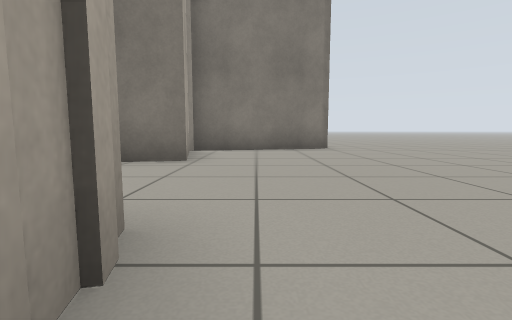
[1] (above)

17 first-person views from a walk through a Gazebo world. The camera is 0.5 m above the floor, tilts 6° down and sees 85° across. Floor lines are 1 m apart. The floor is counted in squares, 1 m on a side. Each view is taken from the middle of a square. On the plan, view 1 faces up. The plan holds only what a view shows up to about 9 squares ahead; the rest is blank. The place goes on beyond the plan.

[2]
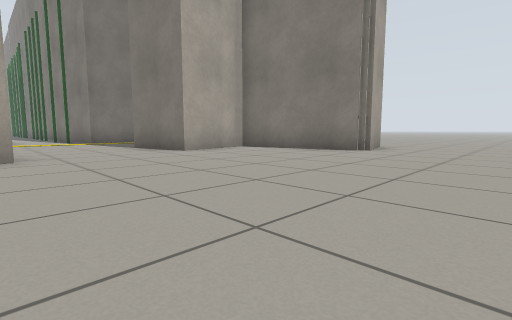

[3]
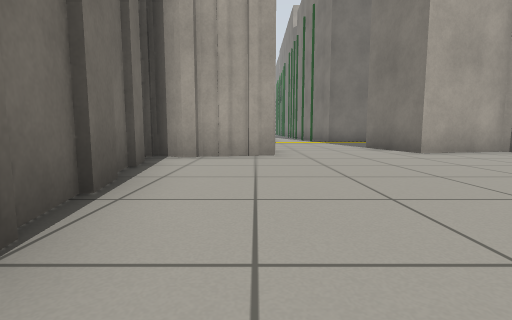

[4]
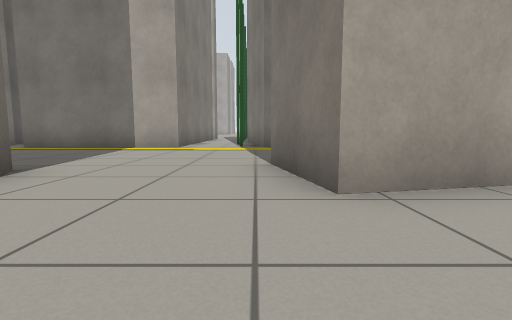

[5]
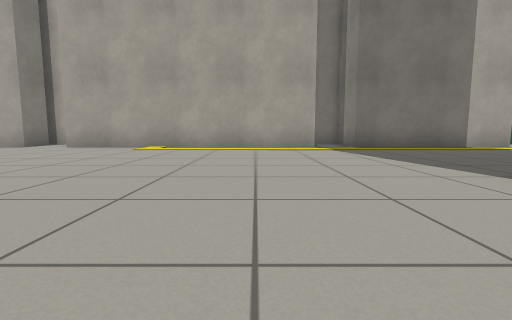

[6]
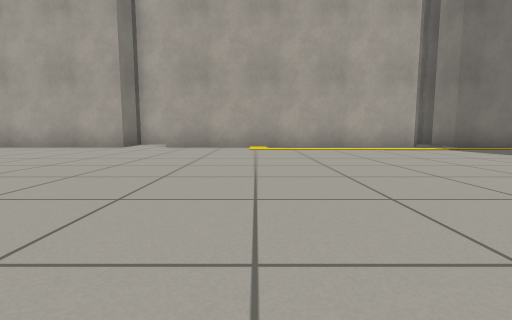

[7]
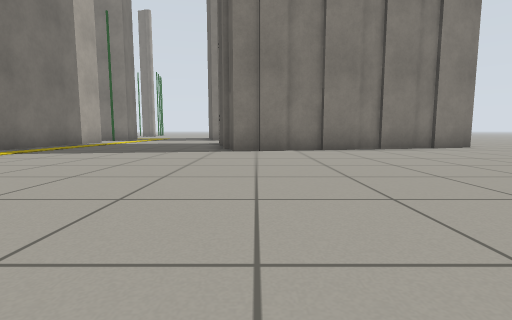

[8]
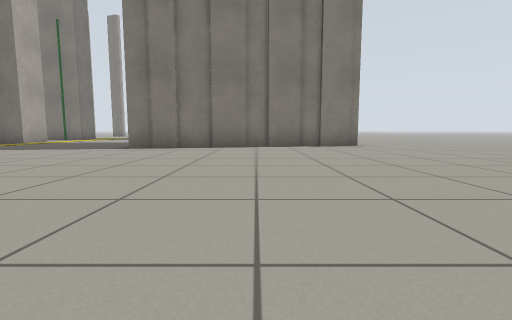

[9]
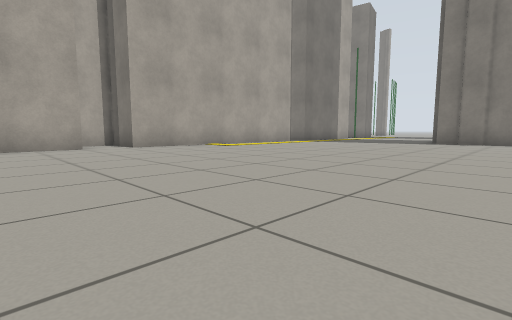

[10]
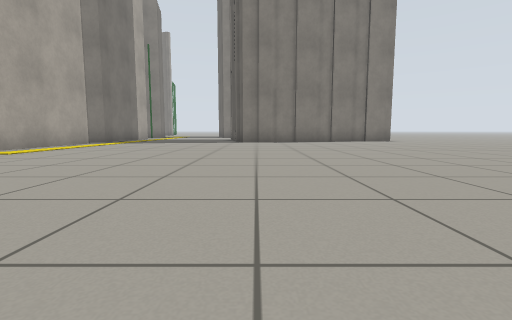

[11]
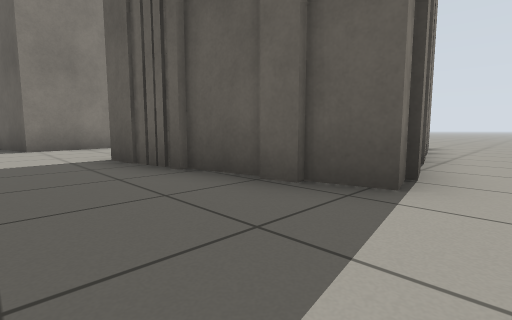

[12]
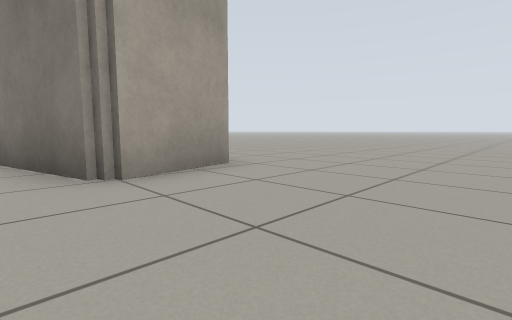

[13]
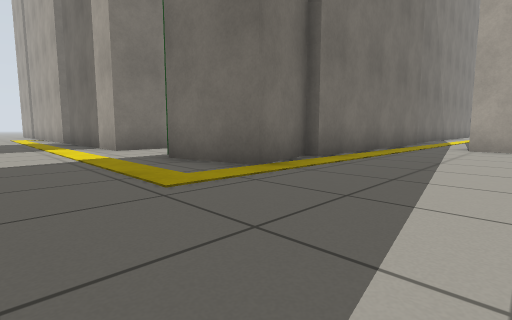

[14]
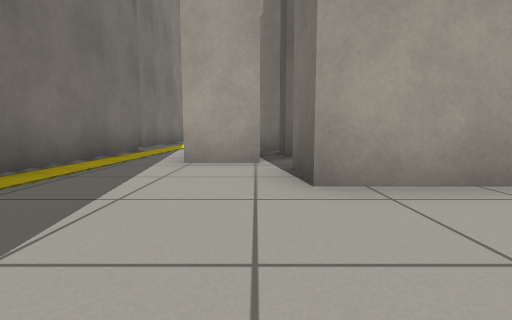

[15]
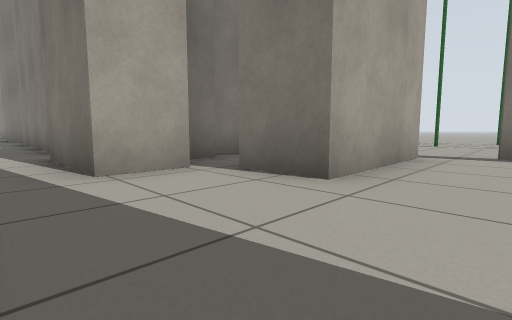

[16]
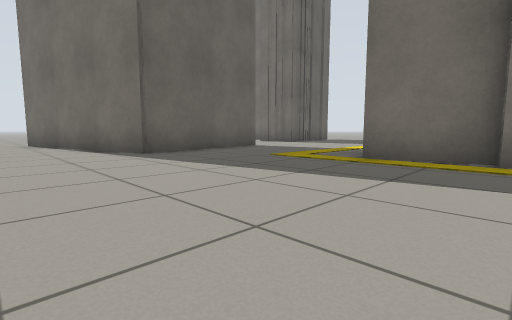

[17]
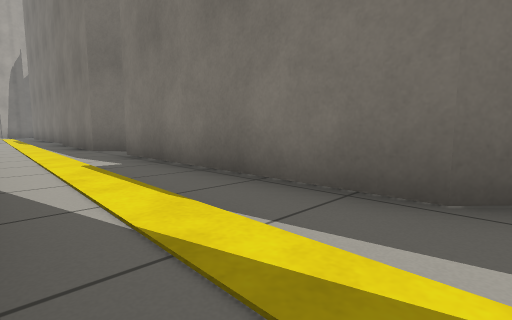

### Floor plan
Points are (right, up) in squares from view 1. A wall is a line through its corners. A room is listed if a view was taken in it or the views show most of it. See-through windows are left out.
Room 1 (views 1, 2, 3, 4, 5, 6, 7, 8, 9, 10, 11, 12, 13, 14, 15, 16)
walls: (-0.7, -1.2) (4, -0.1); (-0.2, 0.1) (-0.1, -0.3); (-0.7, 1.4) (-0.4, -0.1); (-3.1, 4.2) (-4, 8.5) (1.6, 9.8) (2.1, 7.8) (-1.7, 6.9) (-1.2, 4.6) (-3.1, 4.2); (-7.4, -4.1) (-7.5, -11.7) (-8.6, -11.7); (-8.9, 1.7) (-7.4, 1.7) (-7.4, -3); (5.4, -1.7) (-1.5, -3.2) (-2.4, 1) (-2, 1.1); (-9.6, 5.7) (-7.9, 6.2) (-7.6, 4.6); (-13.4, 6) (-9.7, 6); (-9.1, -12.1) (-9, -12.7); (-8.3, -13) (-7.5, -13) (-7.5, -15.6); (-13.3, 9.1) (-13.3, 7.9); (-11.5, 12.6) (-11.5, 9.5) (-12.8, 9.5)
ways out: opening at (-14, 7) to room 2
objects: green pole (-8, 4)
Room 2 (view 17)
walls: (-25, 8.2) (-28, 8.2); (-23.9, 8.6) (-24.6, 8) (-25.2, 8); (-18.2, 5.6) (-17.2, 5.6); (-16.2, 6) (-13.4, 6); (-16, 9.7) (-17.4, 8.2) (-23, 8.2); (-13.3, 7.9) (-15.8, 7.9)
ways out: opening at (-14, 7) to room 1

Where each view was taken, in squares from view 1:
view 1: 0 up, 0 right, facing up
view 2: 1 up, 5 right, facing up-left
view 3: 1 up, 5 right, facing left
view 4: 4 up, 1 right, facing left
view 5: 6 down, 1 right, facing left
view 6: 9 down, 1 right, facing left
view 7: 10 down, 1 left, facing up
view 8: 11 down, 2 right, facing up
view 9: 15 down, 1 right, facing up-left
view 10: 15 down, 1 left, facing up
view 11: 4 down, 4 left, facing up-right
view 12: 7 up, 5 right, facing up-left
view 13: 9 up, 5 left, facing down-left
view 14: 9 up, 9 left, facing left
view 15: 7 up, 10 left, facing up-left
view 16: 11 up, 10 left, facing down-right
view 17: 6 up, 17 left, facing up-left
